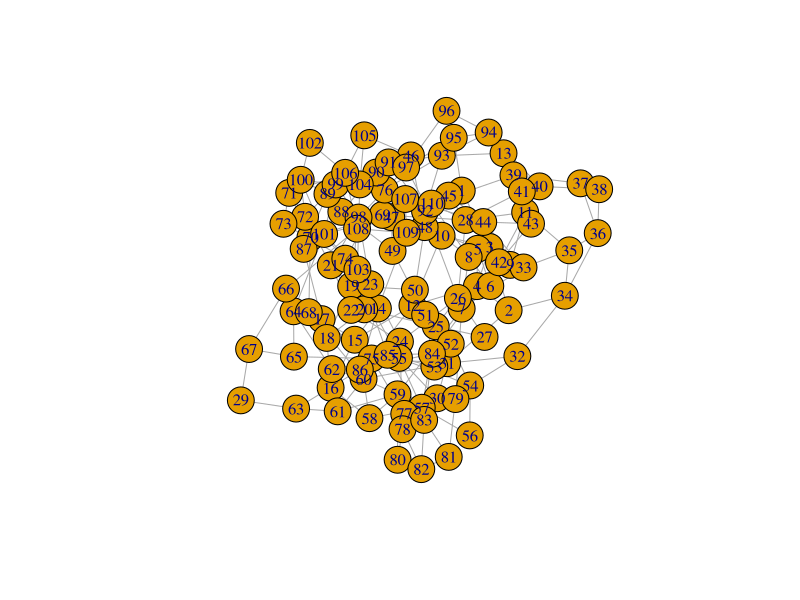
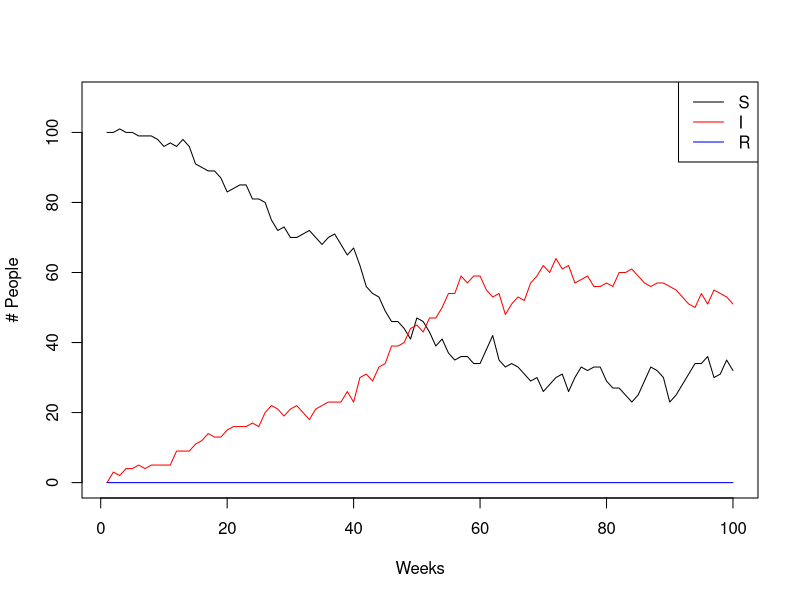

R code for these plots, in order:
library("igraph")
init_S <- 100
init_I <- 10
beta <- 0.5
gamma <- 1 / 5
tau <- 1 / 10
alpha <- 1
no_of_timesteps <- 100
pop <- c(rep(0, init_S), rep(1, init_I))
sim_table <- as.data.frame(matrix(NA, no_of_timesteps, 5))
colnames(sim_table) <- c("Day", "S", "E", "I", "R")


connectivity <- 2
rewiring <- 0.15
nw <- sample_smallworld(1, length(pop), connectivity, rewiring)
#mean_distance(nw)
#transitivity(nw, type="average")
plot(nw)
as_edgelist(nw, names = TRUE)
neighborhood(nw, nodes = 1:3)


for(t in 1:no_of_timesteps){ 

	## Simulate what happens at each timestep
	sim_table$Day[t] <- t
	sim_table$S[t] <- sum(pop == 0)
	sim_table$E[t] <- sum(pop == 1)
	sim_table$I[t] <- sum(pop == 2)
	sim_table$R[t] <- sum(pop == 3)

	
	random_gamma <- runif(length(pop))
	random_tau <- runif(length(pop))
	random_alpha <- runif(length(pop))
  
	for(i in seq_along(pop)){
    	#Simulate what happens to each individual
    
		## INFECTION ##
		if(pop[i] == 2) {
		# how many infectious contacts do you have today
		ncontacts <- rpois(1, beta)
			if (ncontacts > 0) {
				# who do you have a contact with?
				pcontacted <- sample(as.vector(neighborhood(nw, nodes = i)[[1]][-1]), ncontacts, replace = T)
				#print(paste("p",ncontacts))
				#print(paste("w",pcontacted))
				for (w in 1:ncontacts){
					if (pop[pcontacted[w]] == 0) {
						pop[pcontacted[w]] <-1
					}
				}   
			}
		} 
	
		## LATENCY ##
		if(pop[i] == 1){
			if(random_gamma[i] < gamma) { 
				pop[i] <- 2
			}
		}

		## RECOVERY ##
		if(pop[i] == 2){
			if(random_tau[i] < tau) {
				pop[i] <- 3
			}
		}
	
		## LOSS OF IMMUNITY ##
		if(pop[i] == 3){
			if(random_alpha[i] < alpha) {
				pop[i] <- 0
			}
		}
    
	} # close loop for individuals

} # close loop for timesteps

# look at the results table
sim_table

# plot results
plot(sim_table$Day, sim_table$S, type = "l", ylim = c(0, length(pop)),
    col = "black", xlab = "Weeks", ylab = ("# People"))
lines(sim_table$Day, sim_table$I, col = "red")
lines(sim_table$Day, sim_table$R, col = "blue")
legend("topright", legend = c("S", "I", "R"), lwd = 1,
    col = c("black", "red", "blue"))
